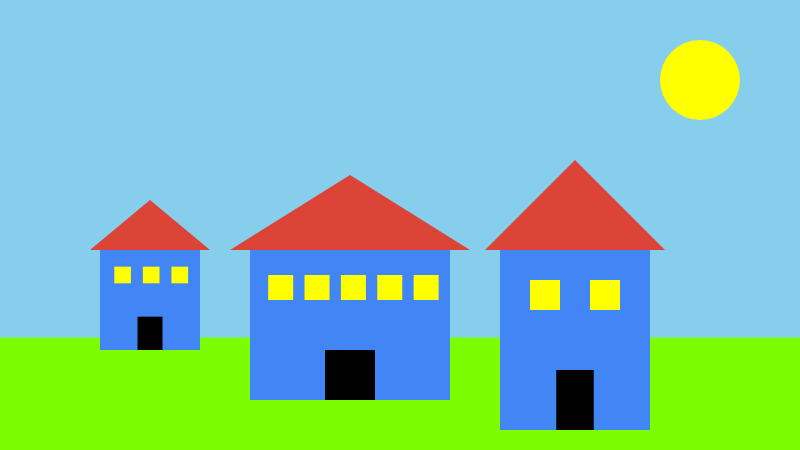
Frame 1 (no input)
Frame 2 (the mouse pressed at the canvas centre, redrawn once): identical to frame 1, image omitted

The p5.js sketch that drew this single still picture (run headless with seeded random() and noise() and a simulated clock; the mouse was pressed at the canvas centre and the sketch redrawn once):

// p5.js sketch
// ── sketch.js
function setup() {
  createCanvas(800, 450);
  noLoop();
  noStroke();
  print("Hello World!");
}

function draw() {
  // sky
  background(135, 206, 236);
  // ground
  fill(124, 252, 0);
  rect(0, height * 0.75, width, height * 0.25);
  // sun
  fill(255, 255, 0);
  ellipse(700, 80, 80, 80);

  let house1 = new House(100, 250, 100, 100, 3);
  let house2 = new House(250, 250, 200, 150, 5);
  let house3 = new House(500, 250, 150, 180, 2);

  house1.draw();
  house2.draw();
  house3.draw();
}

// ── House.js
class House {
  constructor(x, y, w, h, numWindows) {
    this.x = x;
    this.y = y;
    this.w = w;
    this.h = h;
    this.numWindows = numWindows;
  }

  draw() {
    // house details
    let wallColor = color(66, 133, 244);
    let roofColour = color(219, 68, 55);
    let doorColor = color(0);
    let windowColor = color(255, 255, 0);

    // wall
    fill(wallColor);
    rect(this.x, this.y, this.w, this.h);
    // roof
    let eaves = this.w * 0.10;
    fill(roofColour);
    triangle(
      this.x - eaves, this.y,
      this.x + this.w + eaves, this.y,
      this.x + (this.w / 2), this.y - (this.h / 2)
    );
    // door
    let doorW = this.w / 4;
    let doorH = this.h / 3;
    fill(doorColor);
    rect(
      this.x + (this.w / 2) - (doorW / 2),
      this.y + this.h - doorH,
      doorW,
      doorH
    );

    let windowW = this.w / (2 * this.numWindows + 1);
    let windowH = this.h / 6;
    let winY = this.y + (this.h / 3) - windowH;
    fill(windowColor);
    for (let i = 0; i != this.numWindows; i++) {
      let winX = this.x + (i * windowW * 2) + windowW;
      rect(winX, winY, windowH, windowH);
    }
  }
}
